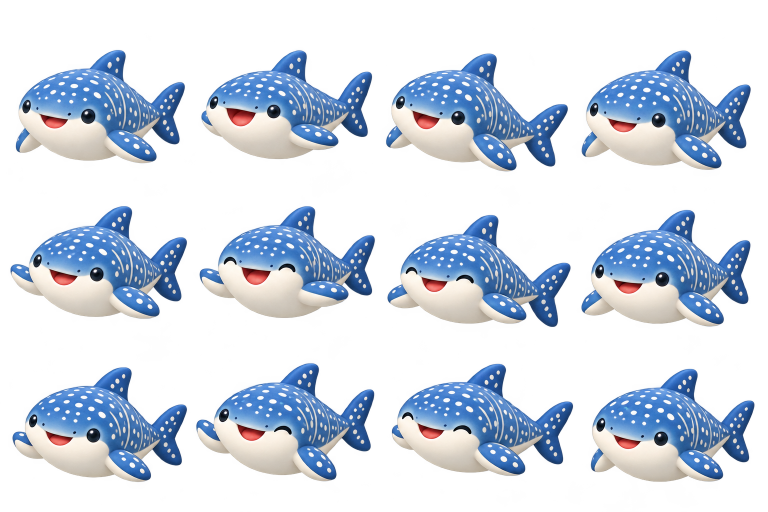
#> input picture Project Files/artwork/boost-source.png, 1536 x 1024 px (shown at 1/2 size)
$ python compose-quiet-cove.py ../artwork/boost-source.png ../artwork/cleanup-reactions-source.png ../artwork/cleanup-reactions-source.png
#> lines starting #> are read from the running program, lines starting #| are printed output that depends on the picture
#!/usr/bin/env python3
"""Blend the generated surface repair into the existing 4K painting at 1:1.

Requires Pillow and NumPy. Arguments: previous PNG, surface patch, output PNG.
The previous PNG is quiet-cove.png from release 1.2.10 (commit 8fa01dd).
"""
import hashlib
import json
from pathlib import Path
import sys

import numpy as np
from PIL import Image


def compose(previous, patch_path, output):
    base = np.asarray(Image.open(previous).convert("RGB"))
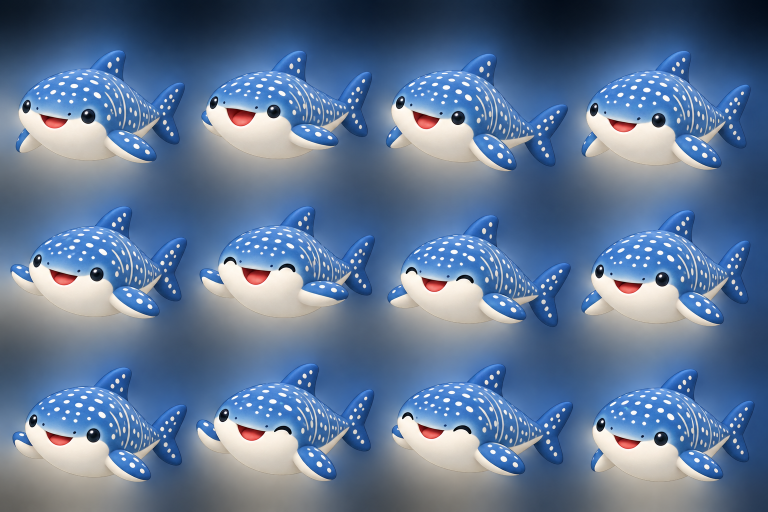
#> base: shape (1024, 1536, 3) (shown at 1/2 size); mean R, G, B 95.9, 118.6, 149.8
    patch = np.asarray(Image.open(patch_path).convert("RGB"))
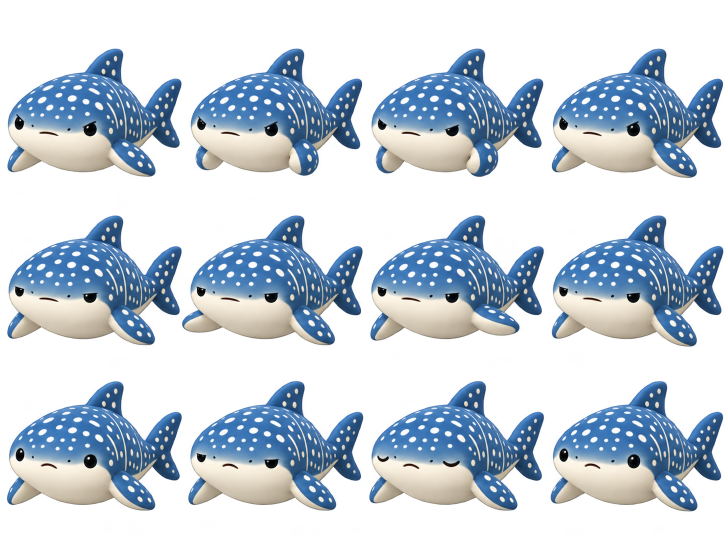
#> input picture Project Files/artwork/cleanup-reactions-source.png, 1448 x 1086 px (shown at 1/2 size)
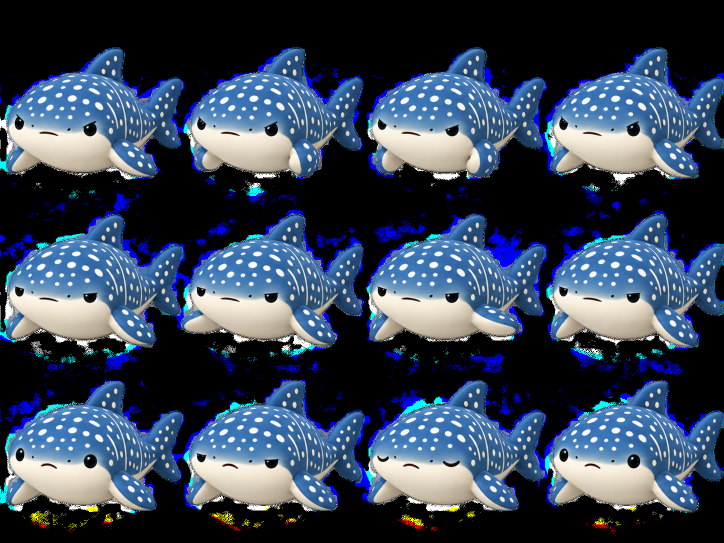
#> patch: shape (1086, 1448, 3) (shown at 1/2 size); mean R, G, B 55.7, 69, 88.3
    if base.shape != (2160, 3840, 3) or patch.shape != (1024, 1536, 3):
#> (the run stopped early here; a loop or call above may not have finished)
